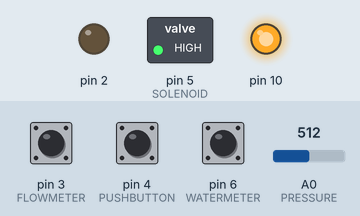
Simulated run of this sketch. Board: Arduino Uno, built with avr-gcc and run on an emulated ATmega328P. On the bench: switched loads named in the sketch (green lamp = pin HIGH), output pins drawn as LEDs (lit = HIGH). The test bench sets the inputs (shaded band); at power-on: pin 3 (FLOWMETER) HIGH, pin 4 (PUSHBUTTON) HIGH, pin 6 (WATERMETER) HIGH, A0 (PRESSURE) = 512. The local clock reads 2024-03-15 10:24:30 at power-on unless the sketch sets it; pins used as bus, display or sensor lines are not drawn; what the sketch prints to the serial monitor is not drawn.

Above: at 0.2 s.
Timing chart, 0 to 1.7 s (numbered marks = the images above):
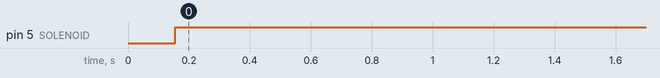

The sketch:

flowbench-firmware-Arduino.ino
```cpp
/*    Flow Bench Measurement and Transmission

Firmware for measurement of physical quantities in a water flow apparatus for
testing a water meter.

K W Sarkies 28/1/2015
Paul Rix

Tested on: Arduino Uno ATMega328 at 16MHz.

A timer ISR at 1kHz detects rising edge changes in the flowmeter and watermeter
signals and measures the time between rising edges of the pulses. Results are
averaged over the time between transmissions if more than one pulse is present.

Flow meter FS200A, 450 counts per litre, 25 litres/minute max, pulse rate 188Hz max.
Connect three pin plug (black = gnd, red = 5V, white = signal) to header 3 of
the Arduino Sensor Shield

Water meter.
Connect three pin plug (black = gnd, red = 5V, white = signal) to header 6 of
the Arduino Sensor Shield

Pressure sensor unknown. 0.5V - 4.5V for 0MPa - 1.2MPa.
Connect three pin plug (black = gnd, red = 5V, white = signal) to header A0 of
the Arduino Sensor Shield.

Temperature sensor PT50 platinum wire plus bridge to current loop 4-20mA.
240 ohm resistor gives 1-5V.
Connect three pin plug (black = gnd, red = 5V, yellow = signal) to header A1 of
the Arduino Sensor Shield.

Start switch normally high, momentarily low.
Connect three pin plug (black = gnd, red = 5V, white = signal) to header 4 of
the Arduino Sensor Shield.

Solenoid 2W-200-20 high is off, low is on.
Connect three pin plug (black = gnd, red = 5V, white = signal) to header 5 of
the Arduino Sensor Shield.

Transmission of data is csv ASCII without leading zeros and CR terminated:
- sample time in ISO date format plus fractional seconds,
- flow meter count 16 bits,
- flow meter period 32 bits,
- pressure sensor 16 bits,
- temperature sensor 16 bits,
- test meter period 32 bits,
- Switch position 1 bit.

NOTE: do NOT use the Arduino serial monitor. Use putty or another monitor.

Linux:     /dev/ttyACMn, n = 0,1,2....
Windows:     COMn, n = 3,4,5..
*/

#include <SPI.h>
#include <Wire.h>
#include "RTClib.h"

RTC_DS1307 rtc;

#define INTERVAL    1   // Interval between measurements in seconds
#define Rref      400   // 400 if PT100 used, enter 4000 if PT1000 used
#define WIRE        2   // PT100/1000 has 2,3 or 4 wire connection

#define CS 9

#define FLOWMETER 3     // pin connected to flowmeter output
#define PUSHBUTTON 4
#define SOLENOID 5
#define WATERMETER 6    // pin connected to watermeter photointerruptor output
#define PRESSURE A0
#define TEMPERATURE A1
#define BAUDRATE 38400

unsigned int running = 0;             // Experiment is running
unsigned long flowmeterPeriod = 0;    // Period between flowmeter pulses
unsigned long flowmeterPeriodSum = 0;
unsigned int flowmeterCount = 0;      // Pulse count for flowmeter
unsigned long watermeterPeriod = 0;   // Period between flowmeter pulses
unsigned long watermeterPeriodSum = 0;
unsigned int watermeterCount = 0;     // Pulse count for flowmeter
unsigned int msTime = 0;              // Clock fractional seconds in ms
unsigned long msTick = 0;             // Running ms count
unsigned int cycleTime = 0;           // Milliseconds between measurement cycles
unsigned int lastSecond = 0;
unsigned int switchVal;               // Level of switch input
unsigned int lastSwitchVal;           // Previous level of switch input
unsigned int messageIndex;            // Valid received message count
char command;                         // Command sent
unsigned int test = 0;

//-----------------------------------------------------------------------------
double CallendarVanDusen(double R){
  double a = 3.8418E-03;
//  double a = 3.9083E-03;
  double b = -1.587E-07;
//  double b = -5.7750E-07;
  signed long R0=100.14;
//  signed long R0=Rref/4;
  return (-R0*a+sqrt(R0*R0*a*a-4*R0*b*(R0-R)))/(2*R0*b);
}

//-----------------------------------------------------------------------------
void setup(){

// Set I/O ports as input or output
  pinMode(1,OUTPUT);                  // tx
  pinMode(FLOWMETER,INPUT_PULLUP);    // flowmeter pulses
  pinMode(WATERMETER,INPUT_PULLUP);   // watermeter pulses
  pinMode(PUSHBUTTON,INPUT_PULLUP);   // start switch
  pinMode(SOLENOID,OUTPUT);           // solenoid

  pinMode(2,OUTPUT);

/* TIMER SETUP- the timer interrupt allows precise timed measurements of the
Flowmeter switch for more info about configuration of arduino timers see
http://arduino.cc/playground/Code/Timer1
*/

  cli();           // stop interrupts

// set timer1 interrupt at 1kHz
  TCCR1A = 0;      // set entire TCCR1A register to 0
  TCCR1B = 0;      // set entire TCCR1B register to 0
  TCNT1  = 0;      // initialize counter value to 0;

// set timer count for 1khz increments
  OCR1A = 1999;    // = (16*10^6) / (1000*8) - 1 for 1kHz interrupt, prescale 8
// turn on CTC mode (clear timer OCR1A on compare match)
  TCCR1B |= (1 << WGM12);
// Set CS11 bit for 8 times prescale
  TCCR1B |= (1 << CS11);
// enable timer compare interrupt
  TIMSK1 |= (1 << OCIE1A);

  sei();           // allow interrupts
//END TIMER SETUP

  switchVal = digitalRead(PUSHBUTTON);
  lastSwitchVal = switchVal;

// Initialise serial comms
  Serial.begin(BAUDRATE);

#ifdef AVR
  Wire.begin();    // Arduinos with AVR microcontrollers
#else
  Wire1.begin();   // Shield I2C pins connect to alt I2C bus on Arduino Due
#endif
  rtc.begin();

/* This sets the RTC with a compile date & time taken from FLASH. Accuracy
depends on the time between compilation and upload being negligible. It will
reset to this value each time the processor is reset unless the RTC is battery
backed. Chronodot needs CR1620 to CR1632. */
//  if (! rtc.isrunning()) {
    rtc.adjust(DateTime(F(__DATE__), F(__TIME__)));
//  }
  lastSecond = rtc.now().second();
  msTime = 0;

// Setup SPI for temperature measurements
  SPI.begin();
  SPI.setClockDivider(200);
  SPI.setDataMode(SPI_MODE3);
  pinMode(CS, OUTPUT);

// Initialise MAX31625 module
  digitalWrite(CS, HIGH);
  delay(100);
  digitalWrite(CS, LOW);
  SPI.transfer(0x80);
  if (WIRE==2 || WIRE==4) SPI.transfer(0xC2);
  if (WIRE==3) SPI.transfer(0xD2);
  digitalWrite(CS, HIGH);
  delay(50);

  messageIndex = 0;
  command = 0;
  flowmeterPeriodSum =0;
  watermeterPeriodSum =0;

}

//-----------------------------------------------------------------------------
/* 1 ms clock interrupt.
On interrupt, see if the flowmeter signal has changed from low to high. If so,
register a count and a period. */

ISR(TIMER1_COMPA_vect) {
  static unsigned int lastFlowmeterVal = 0;
  static unsigned long lastFlowmeterTime = 0;
  static unsigned int lastWatermeterVal = 0;
  static unsigned long lastWatermeterTime = 0;
  msTime++;                     // millisecond count for improved RTC precision
  cycleTime++;
  msTick++;

// Flowmeter period
  int flowmeterVal = digitalRead(FLOWMETER);     // Flowmeter signal input
  if ((flowmeterVal == 0) && (lastFlowmeterVal > 0)) {
    flowmeterCount++;             // New pulse, add to pulse count
    flowmeterPeriod = msTick - lastFlowmeterTime - 1;
    if (flowmeterCount > 1) {
    flowmeterPeriodSum += flowmeterPeriod;
    }
    lastFlowmeterTime = msTick;
  }
  lastFlowmeterVal = flowmeterVal;

// Watermeter period
  int watermeterVal = digitalRead(WATERMETER);    // Watermeter signal input
  if ((watermeterVal == 0) && (lastWatermeterVal > 0)) {
    watermeterCount++;              // New pulse, add to pulse count
    watermeterPeriod = msTick - lastWatermeterTime - 1;
    if (watermeterCount > 1) {
    watermeterPeriodSum += watermeterPeriod;
    }
    lastWatermeterTime = msTick;
  }
  lastWatermeterVal = watermeterVal;
}

//-----------------------------------------------------------------------------
void loop(){
// Check for serial data incoming.
  if (Serial.available() > 0) {
    char receivedData = Serial.read();
/* Attempt to validate and act on command
Action commands are of the form "Anm", where n is a single character command
and m a list of parameters:
"As+", "As-" turn solenoid switch on or off. */
    switch(messageIndex) {
// Validate action request as a synchronization check
    case 0:
      if (receivedData == 'A') messageIndex++;
      break;
// Command
    case 1:
      command = receivedData;
      messageIndex++;
      break;
    case 2:
// Switch command on (+) or off (-)
      if (command == 's')
      {
        if (receivedData == '+'){
        digitalWrite(SOLENOID,LOW);
        running = 1;
        }
        if (receivedData == '-') {
        digitalWrite(SOLENOID,HIGH);
        running = 0;
        }
      }
      messageIndex = 0;     // reset index for next command
      break;
    }
  }

/* Check if the run is to start or stop, looking for rising edge on switch
signal. If found, flip running state (0 is off, 1 is on). This can be overridden
by software command from the GUI. */
  switchVal = digitalRead(PUSHBUTTON);
  if ((switchVal == 0) && (lastSwitchVal > 0)) running = (running++ & 0x01);
  lastSwitchVal = switchVal;

// If the seconds have changed then restart the millisecond counter.
  DateTime now = rtc.now();
  if (now.second() != lastSecond) {
    msTime = 0;
    lastSecond = now.second();
  }

// Turn on the water valve solenoid when running.
  if (running == 0)
    digitalWrite(SOLENOID,HIGH);
  else
    digitalWrite(SOLENOID,LOW);

// Wait for the number of ms tick intervals to elapse before dumping results
  if  (cycleTime > 1000*INTERVAL) {
    cycleTime = 0;

// Access the MAX31625 to get Pt100 resistance reading
    unsigned char reg[8];      // array for all the 8 registers
    unsigned int i;
// 16 bit value of RTD MSB & RTD LSB, reg[1] & reg[2]
// RTDdata >> 1, 0th bit of RTDdata is RTD connection fault detection bit
    unsigned int RTDdata;
// 15 bit value of ADC
    unsigned int ADCcode;
    double Resistance;         // actual resistance of PT100(0) sensor

    digitalWrite(CS, LOW);
    delay(10);
    SPI.transfer(0);           // start reading from address=0
    for (i=0; i<8; i++) reg[i]=SPI.transfer(0);   // read all the 8 registers
    delay(10);
    digitalWrite(CS, HIGH);
    RTDdata = reg[1] << 8 | reg[2];
    ADCcode=RTDdata>>1;
    Resistance=(double)ADCcode*Rref/32768;

    Serial.print(now.year(), DEC);
    Serial.print('-');
    if (now.month() < 10) Serial.print('0');
    Serial.print(now.month(), DEC);
    Serial.print('-');
    if (now.day() < 10) Serial.print('0');
    Serial.print(now.day(), DEC);
    Serial.print('T');
    if (now.hour() < 10) Serial.print('0');
    Serial.print(now.hour(), DEC);
    Serial.print(':');
    if (now.minute() < 10) Serial.print('0');
    Serial.print(now.minute(), DEC);
    Serial.print(':');
    if (now.second() < 10) Serial.print('0');
    Serial.print(now.second(), DEC);
    Serial.print(".");
    if (msTime < 100)
      Serial.print('0');
    if (msTime < 10)
      Serial.print('0');
    Serial.print(msTime, DEC);
    Serial.print(",");

/* Protect and capture flowmeter count and period average values and reset them.
The flowmeter period is averaged if more than two pulses occur, otherwise
the last measured period is used. */
    cli();
    if (flowmeterCount > 2) {
      flowmeterPeriod = flowmeterPeriodSum/(flowmeterCount - 1);
      flowmeterPeriodSum = 0;
    }
    int currentFlowCount = flowmeterCount;
    flowmeterCount = 0;
    if (watermeterCount > 2) {
      watermeterPeriod = watermeterPeriodSum/(watermeterCount - 1);
      watermeterPeriodSum = 0;
    }
    int currentWaterCount = watermeterCount;
    watermeterCount = 0;
    sei();
// Print Flowmeter Count
    Serial.print(currentFlowCount);
    Serial.print(",");

// Print flowmeter period last measured.
    Serial.print(flowmeterPeriod);
    Serial.print(",");

// Print pressure value
    Serial.print(analogRead(PRESSURE));
    Serial.print(",");

// Print temperature value
    Serial.print(CallendarVanDusen(Resistance));
    Serial.print(",");

// Print Watermeter Count
    Serial.print(currentWaterCount);
    Serial.print(",");

// Print watermeter period last measured.
    Serial.print(watermeterPeriod);
    Serial.print(",");

// Blank field
    Serial.print(",");

// Print running status.
    Serial.print(running);

    Serial.println("");
  }
}
```

Measured:
- by itself, pin 5 (SOLENOID): LOW → HIGH at 0.16 s
